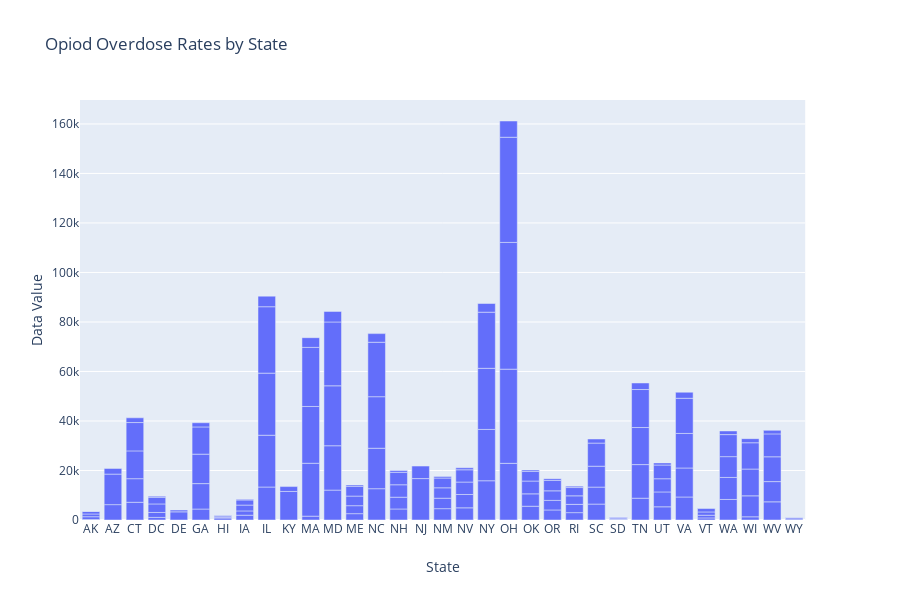

This figure's notebook cell:
### Code cell
fig = px.bar(df, x="State", y= "Data Value", title="Opiod Overdose Rates by State")
fig.show()
fig.write_image("OPD_bar_graph.png")

### Figure 1 — Plotly figure (JSON) as saved in the notebook; plotly's stock layout.template omitted (floating-point values rounded to 4 significant figures; data arrays with more than 128 entries replaced by an {"elided": "..."} marker saying what was removed)
{"data": [{"alignmentgroup": "True", "hoverlabel": {"namelength": 0}, "hovertemplate": "State=%{x}<br>Data Value=%{y}", "legendgroup": "", "marker": {"color": "#636efa"}, "name": "", "offsetgroup": "", "orientation": "v", "showlegend": false, "textposition": "auto", "type": "bar", "x": {"elided": "151 str values"}, "xaxis": "x", "y": {"elided": "151 int values"}, "yaxis": "y"}], "layout": {"barmode": "relative", "height": 600, "legend": {"tracegroupgap": 0}, "title": {"text": "Opiod Overdose Rates by State"}, "xaxis": {"anchor": "y", "domain": [0, 0.98], "title": {"text": "State"}}, "yaxis": {"anchor": "x", "domain": [0, 1], "title": {"text": "Data Value"}}}}
